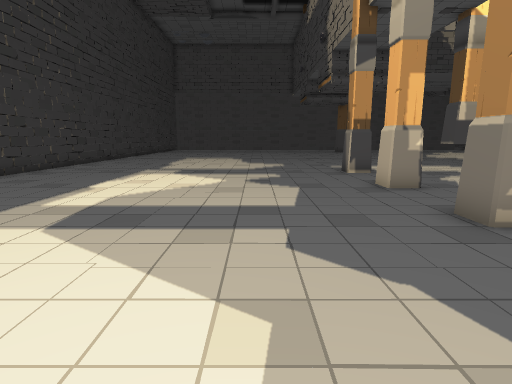
view 1 (above)

17 first-person views from a walk through a scene from a Unity 3-D project. The camera is 1.4 m above the floor, tilts 10° down and sees 80° across. The floor is counted in squares, 1 m on a side. Each view is taken from the middle of a square. On the plan, view 1 faces up. The plan holds only what a view shows up to about 14 squares ahead; the rest is blank. The place goes on beyond the plan. The player is left out.

view 2
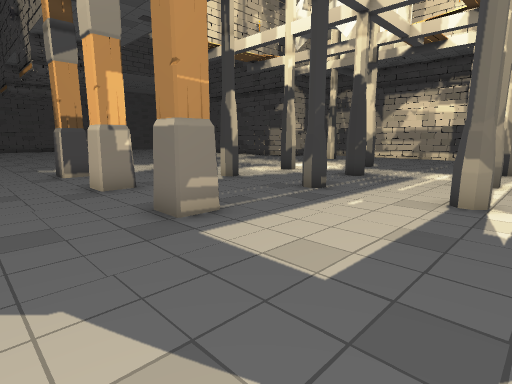

view 3
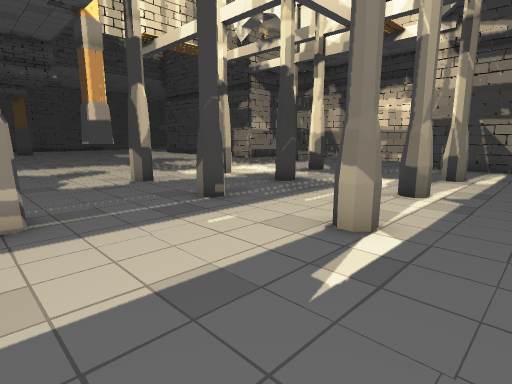

view 4
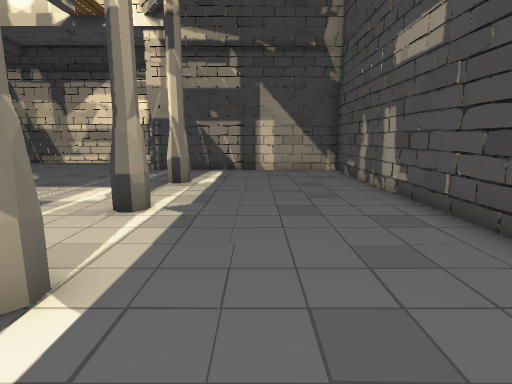

view 5
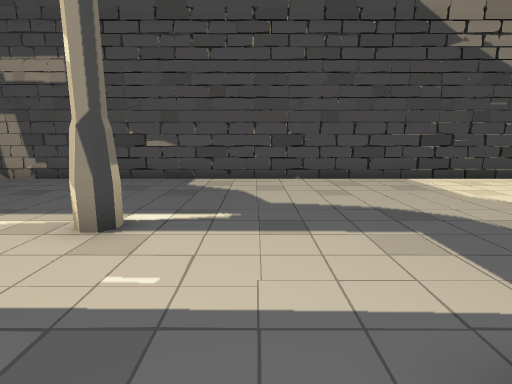

view 6
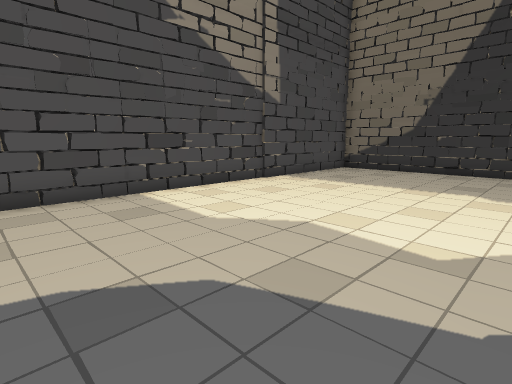

view 7
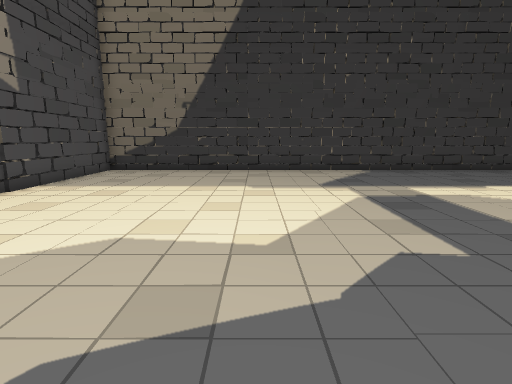

view 8
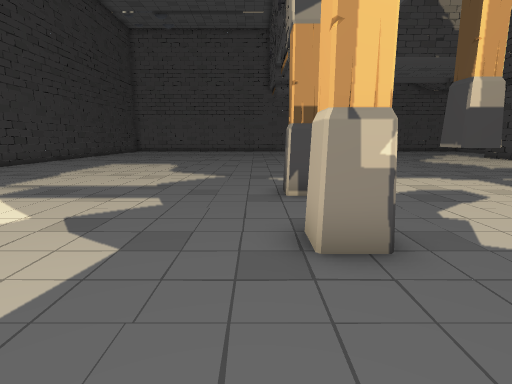

view 9
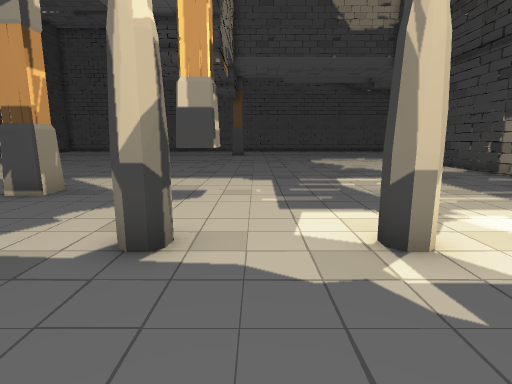

view 10
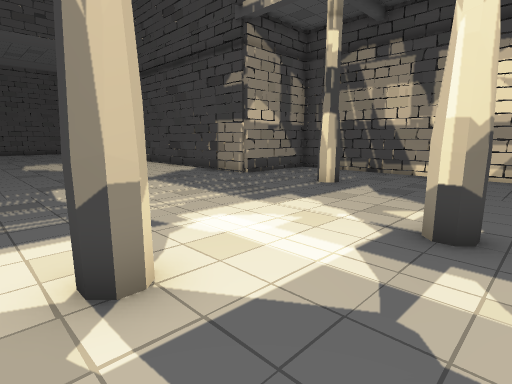

view 11
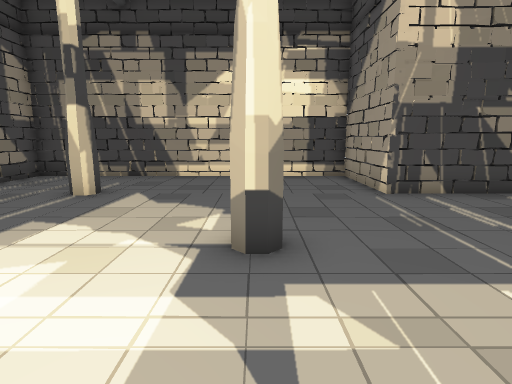

view 12
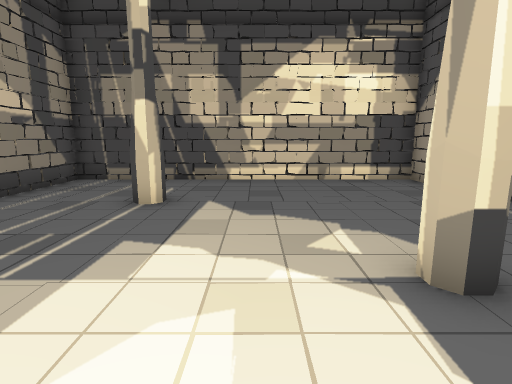

view 13
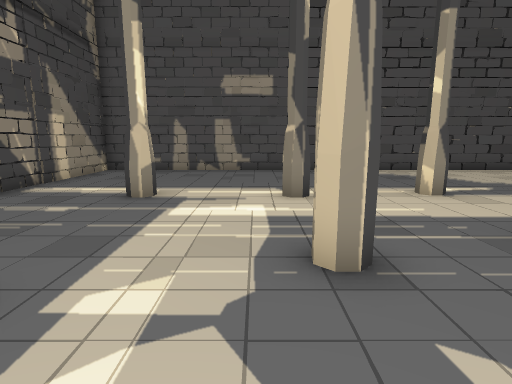

view 14
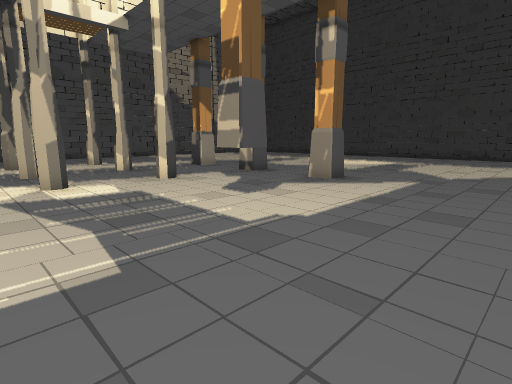

view 15
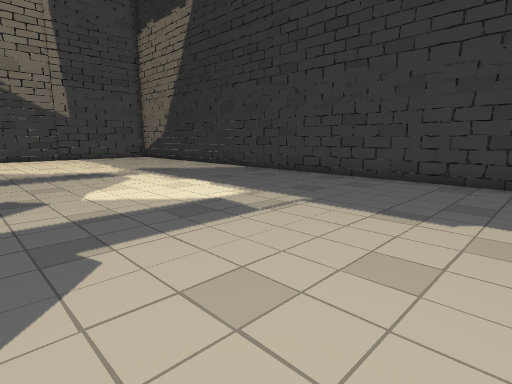

view 16
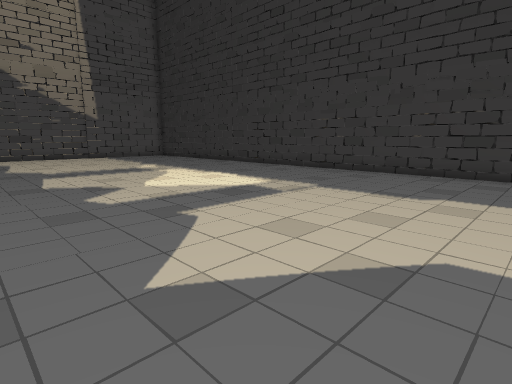

view 17
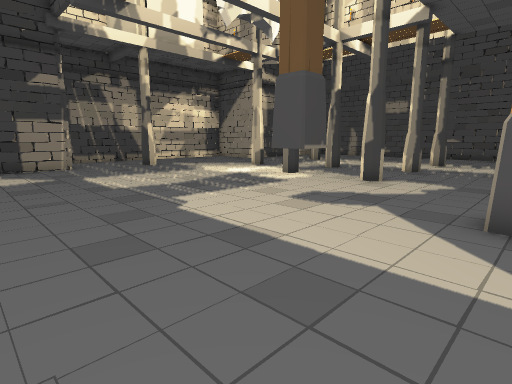

### Floor plan
Points are (right, up) in squares from view 1. A wall is a line through its corners. A room is listed if a view was taken in it or the views show most of it. See-through windows are left out.
Room 1 (views 1, 2, 3, 4, 5, 6, 7, 8, 9, 10, 11, 12, 13, 14, 15, 16, 17)
walls: (4.7, 8.6) (3.8, 8.6) (3.8, 9.5); (4.8, 4.7) (3.8, 4.7) (3.8, 5.6); (4.7, 12.4) (3.8, 12.4) (3.8, 13.4) (4.7, 13.4) (4.7, 12.4); (8, 12.4) (8, 13.4) (9, 13.4) (9, 12.4) (8, 12.4); (11.8, 9.3) (12.3, 9.3); (11.6, 5.7) (12, 6); (1.9, -4.5) (2.7, -4.8); (20, 11.1) (19.5, 11.1) (19.5, 11.6); (-9.6, 18) (-9.6, -4.6) (19.7, -4.6) (19.7, 3.7) (23.4, 3.7) (23.4, 15.1) (19.7, 15.1) (19.7, 19.2)
low walls: (3.8, 9.5) (4.7, 9.5) (4.7, 8.6); (19.5, 15.9) (19.5, 17.6)

Positions as (right, up) in squares from view 1, and headings:
1: (0, 0), facing up
2: (1, 0), facing up-right
3: (4, -1), facing up-right
4: (6, -1), facing right
5: (6, 6), facing down
6: (4, 3), facing down-left
7: (4, 2), facing left
8: (3, 5), facing up
9: (10, 5), facing up
10: (11, 6), facing up-right
11: (12, 7), facing right
12: (13, 9), facing right
13: (13, 9), facing down
14: (14, 19), facing down-left
15: (1, 18), facing down-left
16: (3, 19), facing down-left
17: (4, 19), facing down-right
